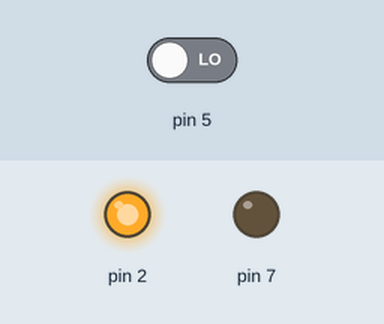
The sketch below on a simulated Arduino Uno, built with avr-gcc and run on an emulated ATmega328P. Parts: output pins drawn as LEDs (lit = HIGH). Inputs (shaded band) come from the test bench; at power-on: pin 5 LOW.

Above: at 1.2 s.
1.3 s: pin 5 driven HIGH
At 1.8 s:
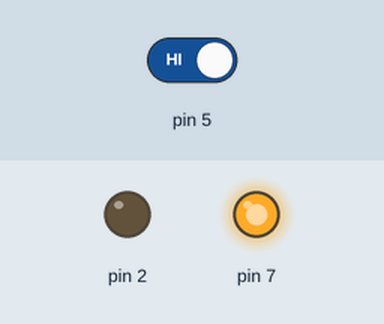
2.8 s: pin 5 driven LOW
At 4.1 s:
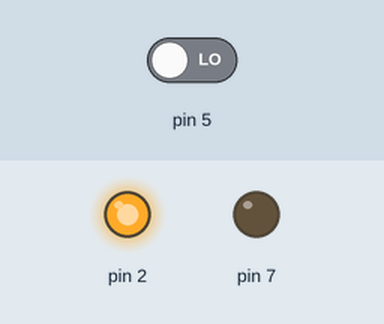
Timing chart, 0 to 5.8 s (numbered marks = the images above; inputs shaded):
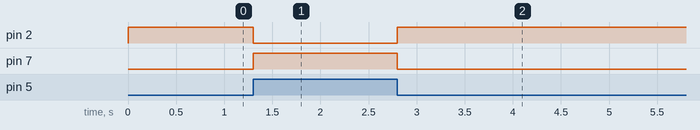

The sketch:

Project_fourteen.ino
```cpp
int previousState = LOW;
int counter;


void setup() {
  // put your setup code here, to run once:
  pinMode(2, OUTPUT);
  pinMode(5, INPUT);
  pinMode(7, OUTPUT);
}

void loop() {
  // put your main code here, to run repeatedly:
  if (digitalRead(5) == HIGH){
    digitalWrite(2, LOW);
    digitalWrite(7, HIGH);
  }
  else{
    digitalWrite(7, LOW);
    digitalWrite(2, HIGH);
  }
}
  
```

Measured:
- after the input at 1.3 s, pin 2: HIGH → LOW at once; pin 7: LOW → HIGH at once
- after the input at 2.8 s, pin 2: LOW → HIGH at once; pin 7: HIGH → LOW at once
